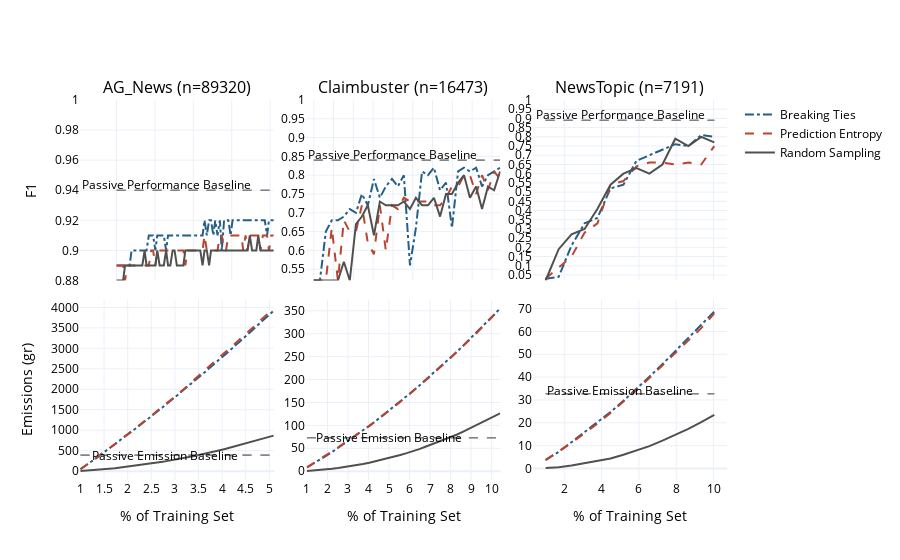
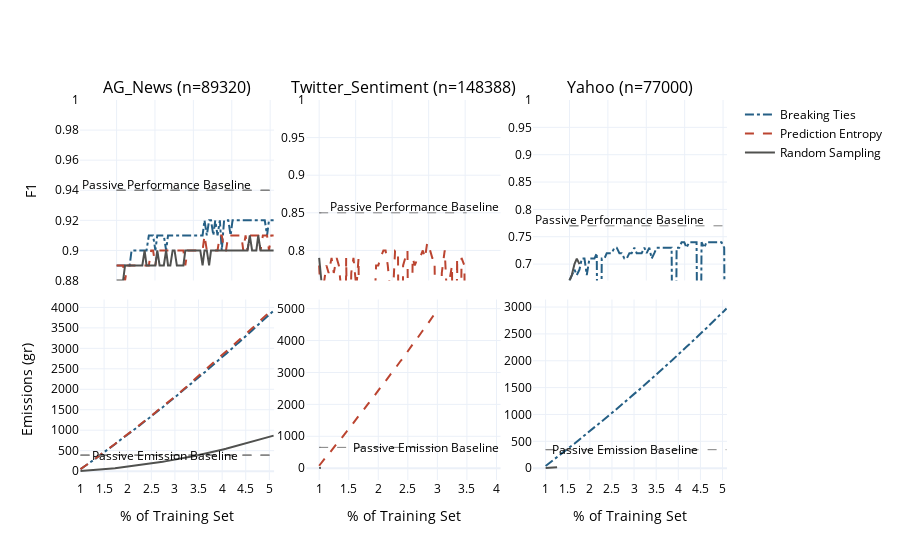

Source (notebook cell) for these figures, in order:
### Code cell
def plot(df:pd.DataFrame, datasets:list, file_name:str, trainsplit:float = .7):
    df = df[df.Data.isin(datasets)]
    df = df[~((df.Data.isin(['AG_News', 'Yahoo'])) & (df.Percent > 5.1))]
    df = df[~((df.Data.isin(['imbd', 'PatientReviews'])) & (df.Percent > 7.1))]
    fig = make_subplots(rows=2, 
                    cols=df.Data.unique().shape[0],
                    specs=[[{} for x in range(df.Data.unique().shape[0])],[{} for x in range(df.Data.unique().shape[0])]],
                    horizontal_spacing=.05,
                    vertical_spacing=.05,
                    subplot_titles=[f"{name} (n={int(data_group.Dataset_size.to_list()[0] * trainsplit)})" for name, data_group in df.groupby('Data') if name in datasets]
                   )
    fig.update_layout(template='plotly_white')
    y_title = True
    showlegend = True
    shapes = []
    add_shape = True
    for idx, (name, data_group) in enumerate(df.groupby('Data')):
        try:
            baseline_df = pd.read_csv('PATH/ActiveVisualsBaseline.csv')
            baseline_df = baseline_df[baseline_df.Data == name]
            f1_baseline = baseline_df[baseline_df.Data == name].F1.values[0]
            emissions_baseline = baseline_df[baseline_df.Data == name].Train_energy.values[0] * emission_rate
            add_shape = True
        except Exception as e:
            add_shape = False
        for query, query_group in data_group.groupby('Query'):
            fig.add_trace(go.Scatter(x=query_group.Percent, y=query_group.F1, name=query, showlegend=showlegend,
                        line = dict(color=color_dct[query], width=2, dash=shape_dct[query]), 
                        marker=dict(size=0, opacity=0)), row=1, col=idx+1)
            fig.add_trace(go.Scatter(x=query_group.Percent, y=query_group['Emissions (gr)'].cumsum(), name=query, showlegend=False,
                        line = dict(color=color_dct[query], width=2, dash=shape_dct[query]), 
                        marker=dict(size=0, opacity=0)), row=2, col=idx+1)
            if add_shape:
                shapes.append(dict(type="line", xref=f"x{idx+1}", yref=f"y{idx+1}",
                                x0=1, y0=f1_baseline, 
                                x1=query_group.Percent.max(), y1=f1_baseline, 
                                line_color="gray", 
                                line_width=1, opacity=1, 
                                line_dash="dash"))
                shapes.append(dict(type="line", xref=f"x{idx+1+len(df.groupby('Data'))}", yref=f"y{idx+1+len(df.groupby('Data'))}",
                                x0=1, y0=emissions_baseline, 
                                x1=query_group.Percent.max(), y1=emissions_baseline, 
                                line_color="gray", 
                                line_width=1, opacity=1, 
                                line_dash="dash"))
            upper_bound = min(1, query_group.F1.max()+.3)
            lower_bound = query_group.F1.min()
            range_ = max(math.ceil((upper_bound-lower_bound)/.05) + 1, 10)
            fig.update_xaxes(nticks=10, showticklabels=False,row=1, col=idx+1)
            fig.update_xaxes(title_text='% of Training Set', title_font_color ='black', nticks=10, row=2, col=idx+1)
            if y_title:
                fig.update_yaxes(title_text='F1', title_font_color ='black', range=[lower_bound,upper_bound],nticks=range_, row=1, col=idx+1)
                fig.update_yaxes(title_text='Emissions (gr)', title_font_color ='black', nticks=10, row=2, col=idx+1)
                y_title = False
            else:
                fig.update_yaxes(range=[lower_bound,upper_bound],nticks=range_, row=1, col=idx+1)
                fig.update_yaxes(nticks=10, row=2, col=idx+1)
        fig.add_annotation(x=max(2.3,query_group.Percent.max()//2), y=f1_baseline+(upper_bound-lower_bound)/30,
        text="Passive Performance Baseline",
        xref=f"x{idx+1}", yref=f"y{idx+1}",
        showarrow=False,
        textangle=0,
        align="left",
        font=dict(size=12, color="black"))
        fig.add_annotation(x=max(2.8,query_group.Percent.max()//2), y=emissions_baseline+(upper_bound-lower_bound)*1.3,
        text="Passive Emission Baseline",
        xref=f"x{idx+1+len(df.groupby('Data'))}", yref=f"y{idx+1+len(df.groupby('Data'))}",
        showarrow=False,
        textangle=0,
        align="left",
        font=dict(size=12, color="black"))
        showlegend = False
    fig['layout'].update(shapes=shapes)      
    fig.update_layout(font_color='black')    
    pio.write_image(fig, f'PATH/PNG/Active_Vision_{file_name}.png',scale=10, width=1080, height=650)
    pio.write_image(fig, f'PATH/SVG/Active_Vision_{file_name}.svg',scale=10, width=1080, height=650)
    pio.write_image(fig, f'PATH/JPG/Active_Vision_{file_name}.jpg',scale=10, width=1080, height=650)
    pio.write_image(fig, f'PATH/PDF/Active_Vision_{file_name}.pdf',scale=10, width=1080, height=650)
    fig.write_html(f"PATH/HTML/Active_Vision_{file_name}.html")
    fig.show()
    
    
df = pd.read_csv('/home/sami/READER_REPO/Stats/Data/ActiveLearner/ActiveVisuals.csv')
datasets = ['Liar', 'MedicalAbstracts', 'Go_Emotions', 'imdb', 'Cola','PatientReviews',  'Twitter_Sentiment', 'AG_News','Yahoo'] #
datasets = ['AG_News', 'NewsTopic', 'Claimbuster',]
name = 'Positives'
plot(df = df, datasets=datasets, file_name=name)

### Figure 1 — Plotly figure (JSON) as saved in the notebook; plotly's stock layout.template omitted (floating-point values rounded to 4 significant figures)
{"data": [{"line": {"color": "#255F85", "dash": "dashdot", "width": 2}, "marker": {"opacity": 0, "size": 0}, "name": "Breaking Ties", "showlegend": true, "type": "scatter", "x": [1, 1.06, 1.11, 1.17, 1.22, 1.28, 1.34, 1.39, 1.45, 1.5, 1.56, 1.62, 1.67, 1.73, 1.78, 1.84, 1.9, 1.95, 2.01, 2.06, 2.12, 2.18, 2.23, 2.29, 2.34, 2.4, 2.46, 2.51, 2.57, 2.62, 2.68, 2.74, 2.79, 2.85, 2.9, 2.96, 3.02, 3.07, 3.13, 3.18, 3.24, 3.29, 3.35, 3.41, 3.46, 3.52, 3.57, 3.63, 3.69, 3.74, 3.8, 3.85, 3.91, 3.97, 4.02, 4.08, 4.13, 4.19, 4.25, 4.3, 4.36, 4.41, 4.47, 4.53, 4.58, 4.64, 4.69, 4.75, 4.81, 4.86, 4.92, 4.97, 5.03, 5.09], "xaxis": "x", "y": [0.89, 0.89, 0.89, 0.89, 0.89, 0.89, 0.89, 0.9, 0.9, 0.9, 0.9, 0.9, 0.9, 0.9, 0.9, 0.91, 0.91, 0.91, 0.9, 0.91, 0.91, 0.91, 0.91, 0.9, 0.91, 0.91, 0.91, 0.91, 0.91, 0.91, 0.91, 0.91, 0.91, 0.91, 0.91, 0.91, 0.91, 0.91, 0.91, 0.91, 0.91, 0.92, 0.91, 0.92, 0.92, 0.91, 0.92, 0.91, 0.92, 0.9, 0.92, 0.92, 0.92, 0.91, 0.92, 0.92, 0.92, 0.92, 0.92, 0.92, 0.92, 0.92, 0.92, 0.92, 0.92, 0.92, 0.92, 0.92, 0.92, 0.92, 0.91, 0.92, 0.92, 0.92], "yaxis": "y"}, {"line": {"color": "#255F85", "dash": "dashdot", "width": 2}, "marker": {"opacity": 0, "size": 0}, "name": "Breaking Ties", "showlegend": false, "type": "scatter", "x": [1, 1.06, 1.11, 1.17, 1.22, 1.28, 1.34, 1.39, 1.45, 1.5, 1.56, 1.62, 1.67, 1.73, 1.78, 1.84, 1.9, 1.95, 2.01, 2.06, 2.12, 2.18, 2.23, 2.29, 2.34, 2.4, 2.46, 2.51, 2.57, 2.62, 2.68, 2.74, 2.79, 2.85, 2.9, 2.96, 3.02, 3.07, 3.13, 3.18, 3.24, 3.29, 3.35, 3.41, 3.46, 3.52, 3.57, 3.63, 3.69, 3.74, 3.8, 3.85, 3.91, 3.97, 4.02, 4.08, 4.13, 4.19, 4.25, 4.3, 4.36, 4.41, 4.47, 4.53, 4.58, 4.64, 4.69, 4.75, 4.81, 4.86, 4.92, 4.97, 5.03, 5.09], "xaxis": "x4", "y": [46.42, 91.93, 138.6, 185.0, 231.3, 277.6, 324.1, 371.7, 419.2, 466.1, 513.9, 562.1, 610.1, 658.0, 706.3, 754.4, 803.1, 852.1, 901.4, 950.6, 1001.0, 1051.0, 1102.0, 1153.0, 1203.0, 1253.0, 1304.0, 1355.0, 1405.0, 1457.0, 1509.0, 1560.0, 1612.0, 1665.0, 1718.0, 1770.0, 1823.0, 1876.0, 1929.0, 1983.0, 2037.0, 2090.0, 2145.0, 2199.0, 2254.0, 2309.0, 2364.0, 2418.0, 2473.0, 2529.0, 2584.0, 2641.0, 2696.0, 2753.0, 2809.0, 2865.0, 2922.0, 2980.0, 3036.0, 3094.0, 3151.0, 3209.0, 3266.0, 3324.0, 3384.0, 3442.0, 3502.0, 3561.0, 3621.0, 3680.0, 3741.0, 3801.0, 3861.0, 3921.0], "yaxis": "y4"}, {"line": {"color": "#BB4430", "dash": "dash", "width": 2}, "marker": {"opacity": 0, "size": 0}, "name": "Prediction Entropy", "showlegend": true, "type": "scatter", "x": [1, 1.06, 1.11, 1.17, 1.22, 1.28, 1.34, 1.39, 1.45, 1.5, 1.56, 1.62, 1.67, 1.73, 1.78, 1.84, 1.9, 1.95, 2.01, 2.06, 2.12, 2.18, 2.23, 2.29, 2.34, 2.4, 2.46, 2.51, 2.57, 2.62, 2.68, 2.74, 2.79, 2.85, 2.9, 2.96, 3.02, 3.07, 3.13, 3.18, 3.24, 3.29, 3.35, 3.41, 3.46, 3.52, 3.57, 3.63, 3.69, 3.74, 3.8, 3.85, 3.91, 3.97, 4.02, 4.08, 4.13, 4.19, 4.25, 4.3, 4.36, 4.41, 4.47, 4.53, 4.58, 4.64, 4.69, 4.75, 4.81, 4.86, 4.92, 4.97, 5.03, 5.09], "xaxis": "x", "y": [0.89, 0.89, 0.89, 0.89, 0.88, 0.89, 0.89, 0.89, 0.89, 0.89, 0.89, 0.89, 0.89, 0.89, 0.89, 0.89, 0.9, 0.9, 0.89, 0.9, 0.9, 0.9, 0.9, 0.9, 0.9, 0.9, 0.9, 0.9, 0.9, 0.9, 0.9, 0.9, 0.89, 0.9, 0.9, 0.9, 0.9, 0.9, 0.9, 0.9, 0.9, 0.91, 0.9, 0.9, 0.9, 0.9, 0.9, 0.9, 0.91, 0.91, 0.9, 0.9, 0.91, 0.91, 0.91, 0.91, 0.91, 0.91, 0.91, 0.9, 0.91, 0.9, 0.91, 0.91, 0.91, 0.91, 0.91, 0.9, 0.91, 0.91, 0.91, 0.9, 0.91, 0.91], "yaxis": "y"}, {"line": {"color": "#BB4430", "dash": "dash", "width": 2}, "marker": {"opacity": 0, "size": 0}, "name": "Prediction Entropy", "showlegend": false, "type": "scatter", "x": [1, 1.06, 1.11, 1.17, 1.22, 1.28, 1.34, 1.39, 1.45, 1.5, 1.56, 1.62, 1.67, 1.73, 1.78, 1.84, 1.9, 1.95, 2.01, 2.06, 2.12, 2.18, 2.23, 2.29, 2.34, 2.4, 2.46, 2.51, 2.57, 2.62, 2.68, 2.74, 2.79, 2.85, 2.9, 2.96, 3.02, 3.07, 3.13, 3.18, 3.24, 3.29, 3.35, 3.41, 3.46, 3.52, 3.57, 3.63, 3.69, 3.74, 3.8, 3.85, 3.91, 3.97, 4.02, 4.08, 4.13, 4.19, 4.25, 4.3, 4.36, 4.41, 4.47, 4.53, 4.58, 4.64, 4.69, 4.75, 4.81, 4.86, 4.92, 4.97, 5.03, 5.09], "xaxis": "x4", "y": [46.23, 92.4, 139.0, 184.8, 231.3, 278.5, 325.5, 373.3, 421.4, 469.8, 517.4, 565.9, 614.4, 663.8, 713.0, 762.3, 810.7, 859.4, 909.6, 958.5, 1009.0, 1059.0, 1109.0, 1160.0, 1211.0, 1262.0, 1314.0, 1365.0, 1417.0, 1470.0, 1522.0, 1574.0, 1627.0, 1680.0, 1732.0, 1786.0, 1839.0, 1892.0, 1946.0, 2000.0, 2054.0, 2114.0, 2174.0, 2235.0, 2291.0, 2346.0, 2401.0, 2456.0, 2513.0, 2569.0, 2626.0, 2682.0, 2740.0, 2797.0, 2854.0, 2911.0, 2969.0, 3027.0, 3085.0, 3143.0, 3201.0, 3260.0, 3318.0, 3377.0, 3435.0, 3495.0, 3555.0, 3614.0, 3673.0, 3732.0, 3792.0, 3852.0, 3912.0, 3973.0], "yaxis": "y4"}, {"line": {"color": "#50514f", "dash": "solid", "width": 2}, "marker": {"opacity": 0, "size": 0}, "name": "Random Sampling", "showlegend": true, "type": "scatter", "x": [1, 1.06, 1.11, 1.17, 1.22, 1.28, 1.34, 1.39, 1.45, 1.5, 1.56, 1.62, 1.67, 1.73, 1.78, 1.84, 1.9, 1.95, 2.01, 2.06, 2.12, 2.18, 2.23, 2.29, 2.34, 2.4, 2.46, 2.51, 2.57, 2.62, 2.68, 2.74, 2.79, 2.85, 2.9, 2.96, 3.02, 3.07, 3.13, 3.18, 3.24, 3.29, 3.35, 3.41, 3.46, 3.52, 3.57, 3.63, 3.69, 3.74, 3.8, 3.85, 3.91, 3.97, 4.02, 4.08, 4.13, 4.19, 4.25, 4.3, 4.36, 4.41, 4.47, 4.53, 4.58, 4.64, 4.69, 4.75, 4.81, 4.86, 4.92, 4.97, 5.03, 5.09], "xaxis": "x", "y": [0.88, 0.88, 0.88, 0.88, 0.89, 0.89, 0.89, 0.89, 0.89, 0.89, 0.89, 0.89, 0.89, 0.9, 0.89, 0.89, 0.89, 0.89, 0.89, 0.9, 0.89, 0.89, 0.89, 0.9, 0.89, 0.89, 0.9, 0.9, 0.89, 0.89, 0.89, 0.89, 0.9, 0.9, 0.9, 0.9, 0.9, 0.9, 0.9, 0.9, 0.89, 0.9, 0.9, 0.89, 0.9, 0.9, 0.9, 0.9, 0.9, 0.9, 0.9, 0.9, 0.9, 0.9, 0.9, 0.9, 0.9, 0.9, 0.9, 0.9, 0.9, 0.9, 0.91, 0.9, 0.9, 0.9, 0.91, 0.9, 0.9, 0.9, 0.9, 0.9, 0.9, 0.9], "yaxis": "y"}, {"line": {"color": "#50514f", "dash": "solid", "width": 2}, "marker": {"opacity": 0, "size": 0}, "name": "Random Sampling", "showlegend": false, "type": "scatter", "x": [1, 1.06, 1.11, 1.17, 1.22, 1.28, 1.34, 1.39, 1.45, 1.5, 1.56, 1.62, 1.67, 1.73, 1.78, 1.84, 1.9, 1.95, 2.01, 2.06, 2.12, 2.18, 2.23, 2.29, 2.34, 2.4, 2.46, 2.51, 2.57, 2.62, 2.68, 2.74, 2.79, 2.85, 2.9, 2.96, 3.02, 3.07, 3.13, 3.18, 3.24, 3.29, 3.35, 3.41, 3.46, 3.52, 3.57, 3.63, 3.69, 3.74, 3.8, 3.85, 3.91, 3.97, 4.02, 4.08, 4.13, 4.19, 4.25, 4.3, 4.36, 4.41, 4.47, 4.53, 4.58, 4.64, 4.69, 4.75, 4.81, 4.86, 4.92, 4.97, 5.03, 5.09], "xaxis": "x4", "y": [3.922, 7.965, 12.09, 16.32, 21.16, 25.79, 30.61, 36.06, 41.59, 47.0, 52.88, 59.27, 65.47, 71.57, 78.54, 85.38, 92.65, 100.0, 107.8, 115.5, 123.5, 131.9, 140.4, 149.1, 158.1, 167.4, 176.9, 186.5, 196.7, 206.9, 217.2, 227.7, 238.1, 249.3, 260.5, 272.0, 283.7, 295.5, 307.3, 319.9, 332.4, 345.0, 358.0, 370.9, 384.3, 397.9, 412.0, 426.2, 440.5, 455.1, 469.7, 484.1, 499.2, 514.7, 530.2, 545.7, 562.0, 578.3, 594.8, 611.9, 628.9, 646.2, 663.5, 681.2, 699.0, 717.2, 735.4, 754.0, 772.6, 791.0, 810.1, 829.6, 848.9, 868.3], "yaxis": "y4"}, {"line": {"color": "#255F85", "dash": "dashdot", "width": 2}, "marker": {"opacity": 0, "size": 0}, "name": "Breaking Ties", "showlegend": false, "type": "scatter", "x": [1, 1.31, 1.61, 1.91, 2.22, 2.52, 2.82, 3.13, 3.43, 3.73, 4.04, 4.34, 4.64, 4.95, 5.25, 5.55, 5.86, 6.16, 6.47, 6.77, 7.07, 7.38, 7.68, 7.98, 8.29, 8.59, 8.89, 9.2, 9.5, 9.8, 10.11, 10.41], "xaxis": "x2", "y": [0.52, 0.52, 0.65, 0.68, 0.68, 0.69, 0.71, 0.7, 0.75, 0.72, 0.79, 0.74, 0.77, 0.79, 0.77, 0.8, 0.56, 0.66, 0.81, 0.8, 0.82, 0.76, 0.78, 0.66, 0.81, 0.82, 0.81, 0.82, 0.77, 0.8, 0.81, 0.82], "yaxis": "y2"}, {"line": {"color": "#255F85", "dash": "dashdot", "width": 2}, "marker": {"opacity": 0, "size": 0}, "name": "Breaking Ties", "showlegend": false, "type": "scatter", "x": [1, 1.31, 1.61, 1.91, 2.22, 2.52, 2.82, 3.13, 3.43, 3.73, 4.04, 4.34, 4.64, 4.95, 5.25, 5.55, 5.86, 6.16, 6.47, 6.77, 7.07, 7.38, 7.68, 7.98, 8.29, 8.59, 8.89, 9.2, 9.5, 9.8, 10.11, 10.41], "xaxis": "x5", "y": [8.294, 16.27, 24.3, 32.82, 41.82, 51.09, 60.57, 69.79, 79.29, 88.78, 99.04, 109.1, 119.7, 130.4, 141.1, 152.1, 163.1, 174.8, 186.6, 198.4, 210.7, 222.7, 235.3, 247.8, 259.8, 272.9, 286.2, 300.0, 314.0, 327.6, 341.2, 355.0], "yaxis": "y5"}, {"line": {"color": "#BB4430", "dash": "dash", "width": 2}, "marker": {"opacity": 0, "size": 0}, "name": "Prediction Entropy", "showlegend": false, "type": "scatter", "x": [1, 1.31, 1.61, 1.91, 2.22, 2.52, 2.82, 3.13, 3.43, 3.73, 4.04, 4.34, 4.64, 4.95, 5.25, 5.55, 5.86, 6.16, 6.47, 6.77, 7.07, 7.38, 7.68, 7.98, 8.29, 8.59, 8.89, 9.2, 9.5, 9.8, 10.11, 10.41], "xaxis": "x2", "y": [0.52, 0.52, 0.52, 0.66, 0.52, 0.68, 0.65, 0.65, 0.72, 0.62, 0.59, 0.72, 0.6, 0.72, 0.71, 0.74, 0.73, 0.73, 0.73, 0.73, 0.72, 0.72, 0.74, 0.77, 0.77, 0.8, 0.8, 0.75, 0.8, 0.76, 0.81, 0.79], "yaxis": "y2"}, {"line": {"color": "#BB4430", "dash": "dash", "width": 2}, "marker": {"opacity": 0, "size": 0}, "name": "Prediction Entropy", "showlegend": false, "type": "scatter", "x": [1, 1.31, 1.61, 1.91, 2.22, 2.52, 2.82, 3.13, 3.43, 3.73, 4.04, 4.34, 4.64, 4.95, 5.25, 5.55, 5.86, 6.16, 6.47, 6.77, 7.07, 7.38, 7.68, 7.98, 8.29, 8.59, 8.89, 9.2, 9.5, 9.8, 10.11, 10.41], "xaxis": "x5", "y": [8.329, 16.88, 25.45, 34.03, 43.11, 51.88, 61.19, 70.5, 79.9, 89.13, 98.86, 109.0, 118.8, 129.9, 140.5, 151.5, 162.8, 174.4, 185.7, 197.7, 209.5, 221.4, 234.3, 246.6, 259.2, 271.9, 284.8, 298.2, 312.2, 326.2, 340.0, 353.9], "yaxis": "y5"}, {"line": {"color": "#50514f", "dash": "solid", "width": 2}, "marker": {"opacity": 0, "size": 0}, "name": "Random Sampling", "showlegend": false, "type": "scatter", "x": [1, 1.31, 1.61, 1.91, 2.22, 2.52, 2.82, 3.13, 3.43, 3.73, 4.04, 4.34, 4.64, 4.95, 5.25, 5.55, 5.86, 6.16, 6.47, 6.77, 7.07, 7.38, 7.68, 7.98, 8.29, 8.59, 8.89, 9.2, 9.5, 9.8, 10.11, 10.41], "xaxis": "x2", "y": [0.52, 0.52, 0.52, 0.52, 0.52, 0.57, 0.52, 0.67, 0.69, 0.72, 0.64, 0.73, 0.72, 0.72, 0.72, 0.73, 0.71, 0.74, 0.72, 0.72, 0.74, 0.69, 0.75, 0.75, 0.78, 0.8, 0.74, 0.77, 0.71, 0.77, 0.76, 0.81], "yaxis": "y2"}, {"line": {"color": "#50514f", "dash": "solid", "width": 2}, "marker": {"opacity": 0, "size": 0}, "name": "Random Sampling", "showlegend": false, "type": "scatter", "x": [1, 1.31, 1.61, 1.91, 2.22, 2.52, 2.82, 3.13, 3.43, 3.73, 4.04, 4.34, 4.64, 4.95, 5.25, 5.55, 5.86, 6.16, 6.47, 6.77, 7.07, 7.38, 7.68, 7.98, 8.29, 8.59, 8.89, 9.2, 9.5, 9.8, 10.11, 10.41], "xaxis": "x5", "y": [0.5045, 1.497, 2.423, 3.699, 5.311, 7.079, 8.939, 10.81, 13.29, 15.67, 18.27, 21.44, 24.85, 28.08, 31.52, 35.46, 39.43, 43.46, 48.27, 53.4, 58.41, 63.24, 68.45, 73.93, 79.64, 85.93, 92.46, 98.63, 104.9, 111.8, 118.9, 126.1], "yaxis": "y5"}, {"line": {"color": "#255F85", "dash": "dashdot", "width": 2}, "marker": {"opacity": 0, "size": 0}, "name": "Breaking Ties", "showlegend": false, "type": "scatter", "x": [1, 1.7, 2.39, 3.09, 3.78, 4.48, 5.17, 5.87, 6.56, 7.26, 7.95, 8.65, 9.34, 10.04], "xaxis": "x3", "y": [0.03, 0.04, 0.21, 0.33, 0.36, 0.52, 0.54, 0.67, 0.7, 0.73, 0.76, 0.75, 0.81, 0.8], "yaxis": "y3"}, {"line": {"color": "#255F85", "dash": "dashdot", "width": 2}, "marker": {"opacity": 0, "size": 0}, "name": "Breaking Ties", "showlegend": false, "type": "scatter", "x": [1, 1.7, 2.39, 3.09, 3.78, 4.48, 5.17, 5.87, 6.56, 7.26, 7.95, 8.65, 9.34, 10.04], "xaxis": "x6", "y": [3.744, 7.254, 11.52, 15.86, 20.3, 24.73, 29.63, 34.81, 40.15, 45.64, 51.25, 57.02, 62.61, 68.72], "yaxis": "y6"}, {"line": {"color": "#BB4430", "dash": "dash", "width": 2}, "marker": {"opacity": 0, "size": 0}, "name": "Prediction Entropy", "showlegend": false, "type": "scatter", "x": [1, 1.7, 2.39, 3.09, 3.78, 4.48, 5.17, 5.87, 6.56, 7.26, 7.95, 8.65, 9.34, 10.04], "xaxis": "x3", "y": [0.03, 0.09, 0.15, 0.28, 0.33, 0.54, 0.56, 0.64, 0.66, 0.66, 0.65, 0.66, 0.65, 0.75], "yaxis": "y3"}, {"line": {"color": "#BB4430", "dash": "dash", "width": 2}, "marker": {"opacity": 0, "size": 0}, "name": "Prediction Entropy", "showlegend": false, "type": "scatter", "x": [1, 1.7, 2.39, 3.09, 3.78, 4.48, 5.17, 5.87, 6.56, 7.26, 7.95, 8.65, 9.34, 10.04], "xaxis": "x6", "y": [3.632, 7.32, 11.3, 15.47, 19.66, 24.33, 29.23, 34.29, 39.61, 45.19, 50.65, 55.92, 61.45, 67.92], "yaxis": "y6"}, {"line": {"color": "#50514f", "dash": "solid", "width": 2}, "marker": {"opacity": 0, "size": 0}, "name": "Random Sampling", "showlegend": false, "type": "scatter", "x": [1, 1.7, 2.39, 3.09, 3.78, 4.48, 5.17, 5.87, 6.56, 7.26, 7.95, 8.65, 9.34, 10.04], "xaxis": "x3", "y": [0.02, 0.19, 0.27, 0.3, 0.41, 0.54, 0.6, 0.63, 0.6, 0.65, 0.79, 0.75, 0.8, 0.77], "yaxis": "y3"}, {"line": {"color": "#50514f", "dash": "solid", "width": 2}, "marker": {"opacity": 0, "size": 0}, "name": "Random Sampling", "showlegend": false, "type": "scatter", "x": [1, 1.7, 2.39, 3.09, 3.78, 4.48, 5.17, 5.87, 6.56, 7.26, 7.95, 8.65, 9.34, 10.04], "xaxis": "x6", "y": [0.2222, 0.5438, 1.335, 2.29, 3.363, 4.354, 6.008, 7.811, 9.764, 12.18, 14.66, 17.35, 20.26, 23.47], "yaxis": "y6"}], "layout": {"annotations": [{"font": {"size": 16}, "showarrow": false, "text": "AG_News (n=89320)", "x": 0.15, "xanchor": "center", "xref": "paper", "y": 1, "yanchor": "bottom", "yref": "paper"}, {"font": {"size": 16}, "showarrow": false, "text": "Claimbuster (n=16473)", "x": 0.5, "xanchor": "center", "xref": "paper", "y": 1, "yanchor": "bottom", "yref": "paper"}, {"font": {"size": 16}, "showarrow": false, "text": "NewsTopic (n=7191)", "x": 0.85, "xanchor": "center", "xref": "paper", "y": 1, "yanchor": "bottom", "yref": "paper"}, {"align": "left", "font": {"color": "black", "size": 12}, "showarrow": false, "text": "Passive Performance Baseline", "textangle": 0, "x": 2.3, "xref": "x", "y": 0.944, "yref": "y"}, {"align": "left", "font": {"color": "black", "size": 12}, "showarrow": false, "text": "Passive Emission Baseline", "textangle": 0, "x": 2.8, "xref": "x4", "y": 390.9, "yref": "y4"}, {"align": "left", "font": {"color": "black", "size": 12}, "showarrow": false, "text": "Passive Performance Baseline", "textangle": 0, "x": 5, "xref": "x2", "y": 0.856, "yref": "y2"}, {"align": "left", "font": {"color": "black", "size": 12}, "showarrow": false, "text": "Passive Emission Baseline", "textangle": 0, "x": 5, "xref": "x5", "y": 73.54, "yref": "y5"}, {"align": "left", "font": {"color": "black", "size": 12}, "showarrow": false, "text": "Passive Performance Baseline", "textangle": 0, "x": 5, "xref": "x3", "y": 0.9227, "yref": "y3"}, {"align": "left", "font": {"color": "black", "size": 12}, "showarrow": false, "text": "Passive Emission Baseline", "textangle": 0, "x": 5, "xref": "x6", "y": 33.98, "yref": "y6"}], "font": {"color": "black"}, "shapes": [{"line": {"color": "gray", "dash": "dash", "width": 1}, "opacity": 1, "type": "line", "x0": 1, "x1": 5.09, "xref": "x", "y0": 0.94, "y1": 0.94, "yref": "y"}, {"line": {"color": "gray", "dash": "dash", "width": 1}, "opacity": 1, "type": "line", "x0": 1, "x1": 5.09, "xref": "x4", "y0": 390.8, "y1": 390.8, "yref": "y4"}, {"line": {"color": "gray", "dash": "dash", "width": 1}, "opacity": 1, "type": "line", "x0": 1, "x1": 5.09, "xref": "x", "y0": 0.94, "y1": 0.94, "yref": "y"}, {"line": {"color": "gray", "dash": "dash", "width": 1}, "opacity": 1, "type": "line", "x0": 1, "x1": 5.09, "xref": "x4", "y0": 390.8, "y1": 390.8, "yref": "y4"}, {"line": {"color": "gray", "dash": "dash", "width": 1}, "opacity": 1, "type": "line", "x0": 1, "x1": 5.09, "xref": "x", "y0": 0.94, "y1": 0.94, "yref": "y"}, {"line": {"color": "gray", "dash": "dash", "width": 1}, "opacity": 1, "type": "line", "x0": 1, "x1": 5.09, "xref": "x4", "y0": 390.8, "y1": 390.8, "yref": "y4"}, {"line": {"color": "gray", "dash": "dash", "width": 1}, "opacity": 1, "type": "line", "x0": 1, "x1": 10.41, "xref": "x2", "y0": 0.84, "y1": 0.84, "yref": "y2"}, {"line": {"color": "gray", "dash": "dash", "width": 1}, "opacity": 1, "type": "line", "x0": 1, "x1": 10.41, "xref": "x5", "y0": 72.92, "y1": 72.92, "yref": "y5"}, {"line": {"color": "gray", "dash": "dash", "width": 1}, "opacity": 1, "type": "line", "x0": 1, "x1": 10.41, "xref": "x2", "y0": 0.84, "y1": 0.84, "yref": "y2"}, {"line": {"color": "gray", "dash": "dash", "width": 1}, "opacity": 1, "type": "line", "x0": 1, "x1": 10.41, "xref": "x5", "y0": 72.92, "y1": 72.92, "yref": "y5"}, {"line": {"color": "gray", "dash": "dash", "width": 1}, "opacity": 1, "type": "line", "x0": 1, "x1": 10.41, "xref": "x2", "y0": 0.84, "y1": 0.84, "yref": "y2"}, {"line": {"color": "gray", "dash": "dash", "width": 1}, "opacity": 1, "type": "line", "x0": 1, "x1": 10.41, "xref": "x5", "y0": 72.92, "y1": 72.92, "yref": "y5"}, {"line": {"color": "gray", "dash": "dash", "width": 1}, "opacity": 1, "type": "line", "x0": 1, "x1": 10.04, "xref": "x3", "y0": 0.89, "y1": 0.89, "yref": "y3"}, {"line": {"color": "gray", "dash": "dash", "width": 1}, "opacity": 1, "type": "line", "x0": 1, "x1": 10.04, "xref": "x6", "y0": 32.71, "y1": 32.71, "yref": "y6"}, {"line": {"color": "gray", "dash": "dash", "width": 1}, "opacity": 1, "type": "line", "x0": 1, "x1": 10.04, "xref": "x3", "y0": 0.89, "y1": 0.89, "yref": "y3"}, {"line": {"color": "gray", "dash": "dash", "width": 1}, "opacity": 1, "type": "line", "x0": 1, "x1": 10.04, "xref": "x6", "y0": 32.71, "y1": 32.71, "yref": "y6"}, {"line": {"color": "gray", "dash": "dash", "width": 1}, "opacity": 1, "type": "line", "x0": 1, "x1": 10.04, "xref": "x3", "y0": 0.89, "y1": 0.89, "yref": "y3"}, {"line": {"color": "gray", "dash": "dash", "width": 1}, "opacity": 1, "type": "line", "x0": 1, "x1": 10.04, "xref": "x6", "y0": 32.71, "y1": 32.71, "yref": "y6"}], "xaxis": {"anchor": "y", "domain": [0, 0.3], "nticks": 10, "showticklabels": false}, "xaxis2": {"anchor": "y2", "domain": [0.35, 0.65], "nticks": 10, "showticklabels": false}, "xaxis3": {"anchor": "y3", "domain": [0.7, 1], "nticks": 10, "showticklabels": false}, "xaxis4": {"anchor": "y4", "domain": [0, 0.3], "nticks": 10, "title": {"font": {"color": "black"}, "text": "% of Training Set"}}, "xaxis5": {"anchor": "y5", "domain": [0.35, 0.65], "nticks": 10, "title": {"font": {"color": "black"}, "text": "% of Training Set"}}, "xaxis6": {"anchor": "y6", "domain": [0.7, 1], "nticks": 10, "title": {"font": {"color": "black"}, "text": "% of Training Set"}}, "yaxis": {"anchor": "x", "domain": [0.525, 1], "nticks": 10, "range": [0.88, 1], "title": {"font": {"color": "black"}, "text": "F1"}}, "yaxis2": {"anchor": "x2", "domain": [0.525, 1], "nticks": 11, "range": [0.52, 1]}, "yaxis3": {"anchor": "x3", "domain": [0.525, 1], "nticks": 21, "range": [0.02, 1]}, "yaxis4": {"anchor": "x4", "domain": [0, 0.475], "nticks": 10, "title": {"font": {"color": "black"}, "text": "Emissions (gr)"}}, "yaxis5": {"anchor": "x5", "domain": [0, 0.475], "nticks": 10}, "yaxis6": {"anchor": "x6", "domain": [0, 0.475], "nticks": 10}}}

### Figure 2 — Plotly figure (JSON) as saved in the notebook; plotly's stock layout.template omitted (floating-point values rounded to 4 significant figures)
{"data": [{"line": {"color": "#255F85", "dash": "dashdot", "width": 2}, "marker": {"opacity": 0, "size": 0}, "name": "Breaking Ties", "showlegend": true, "type": "scatter", "x": [1, 1.06, 1.11, 1.17, 1.22, 1.28, 1.34, 1.39, 1.45, 1.5, 1.56, 1.62, 1.67, 1.73, 1.78, 1.84, 1.9, 1.95, 2.01, 2.06, 2.12, 2.18, 2.23, 2.29, 2.34, 2.4, 2.46, 2.51, 2.57, 2.62, 2.68, 2.74, 2.79, 2.85, 2.9, 2.96, 3.02, 3.07, 3.13, 3.18, 3.24, 3.29, 3.35, 3.41, 3.46, 3.52, 3.57, 3.63, 3.69, 3.74, 3.8, 3.85, 3.91, 3.97, 4.02, 4.08, 4.13, 4.19, 4.25, 4.3, 4.36, 4.41, 4.47, 4.53, 4.58, 4.64, 4.69, 4.75, 4.81, 4.86, 4.92, 4.97, 5.03, 5.09], "xaxis": "x", "y": [0.89, 0.89, 0.89, 0.89, 0.89, 0.89, 0.89, 0.9, 0.9, 0.9, 0.9, 0.9, 0.9, 0.9, 0.9, 0.91, 0.91, 0.91, 0.9, 0.91, 0.91, 0.91, 0.91, 0.9, 0.91, 0.91, 0.91, 0.91, 0.91, 0.91, 0.91, 0.91, 0.91, 0.91, 0.91, 0.91, 0.91, 0.91, 0.91, 0.91, 0.91, 0.92, 0.91, 0.92, 0.92, 0.91, 0.92, 0.91, 0.92, 0.9, 0.92, 0.92, 0.92, 0.91, 0.92, 0.92, 0.92, 0.92, 0.92, 0.92, 0.92, 0.92, 0.92, 0.92, 0.92, 0.92, 0.92, 0.92, 0.92, 0.92, 0.91, 0.92, 0.92, 0.92], "yaxis": "y"}, {"line": {"color": "#255F85", "dash": "dashdot", "width": 2}, "marker": {"opacity": 0, "size": 0}, "name": "Breaking Ties", "showlegend": false, "type": "scatter", "x": [1, 1.06, 1.11, 1.17, 1.22, 1.28, 1.34, 1.39, 1.45, 1.5, 1.56, 1.62, 1.67, 1.73, 1.78, 1.84, 1.9, 1.95, 2.01, 2.06, 2.12, 2.18, 2.23, 2.29, 2.34, 2.4, 2.46, 2.51, 2.57, 2.62, 2.68, 2.74, 2.79, 2.85, 2.9, 2.96, 3.02, 3.07, 3.13, 3.18, 3.24, 3.29, 3.35, 3.41, 3.46, 3.52, 3.57, 3.63, 3.69, 3.74, 3.8, 3.85, 3.91, 3.97, 4.02, 4.08, 4.13, 4.19, 4.25, 4.3, 4.36, 4.41, 4.47, 4.53, 4.58, 4.64, 4.69, 4.75, 4.81, 4.86, 4.92, 4.97, 5.03, 5.09], "xaxis": "x4", "y": [46.42, 91.93, 138.6, 185.0, 231.3, 277.6, 324.1, 371.7, 419.2, 466.1, 513.9, 562.1, 610.1, 658.0, 706.3, 754.4, 803.1, 852.1, 901.4, 950.6, 1001.0, 1051.0, 1102.0, 1153.0, 1203.0, 1253.0, 1304.0, 1355.0, 1405.0, 1457.0, 1509.0, 1560.0, 1612.0, 1665.0, 1718.0, 1770.0, 1823.0, 1876.0, 1929.0, 1983.0, 2037.0, 2090.0, 2145.0, 2199.0, 2254.0, 2309.0, 2364.0, 2418.0, 2473.0, 2529.0, 2584.0, 2641.0, 2696.0, 2753.0, 2809.0, 2865.0, 2922.0, 2980.0, 3036.0, 3094.0, 3151.0, 3209.0, 3266.0, 3324.0, 3384.0, 3442.0, 3502.0, 3561.0, 3621.0, 3680.0, 3741.0, 3801.0, 3861.0, 3921.0], "yaxis": "y4"}, {"line": {"color": "#BB4430", "dash": "dash", "width": 2}, "marker": {"opacity": 0, "size": 0}, "name": "Prediction Entropy", "showlegend": true, "type": "scatter", "x": [1, 1.06, 1.11, 1.17, 1.22, 1.28, 1.34, 1.39, 1.45, 1.5, 1.56, 1.62, 1.67, 1.73, 1.78, 1.84, 1.9, 1.95, 2.01, 2.06, 2.12, 2.18, 2.23, 2.29, 2.34, 2.4, 2.46, 2.51, 2.57, 2.62, 2.68, 2.74, 2.79, 2.85, 2.9, 2.96, 3.02, 3.07, 3.13, 3.18, 3.24, 3.29, 3.35, 3.41, 3.46, 3.52, 3.57, 3.63, 3.69, 3.74, 3.8, 3.85, 3.91, 3.97, 4.02, 4.08, 4.13, 4.19, 4.25, 4.3, 4.36, 4.41, 4.47, 4.53, 4.58, 4.64, 4.69, 4.75, 4.81, 4.86, 4.92, 4.97, 5.03, 5.09], "xaxis": "x", "y": [0.89, 0.89, 0.89, 0.89, 0.88, 0.89, 0.89, 0.89, 0.89, 0.89, 0.89, 0.89, 0.89, 0.89, 0.89, 0.89, 0.9, 0.9, 0.89, 0.9, 0.9, 0.9, 0.9, 0.9, 0.9, 0.9, 0.9, 0.9, 0.9, 0.9, 0.9, 0.9, 0.89, 0.9, 0.9, 0.9, 0.9, 0.9, 0.9, 0.9, 0.9, 0.91, 0.9, 0.9, 0.9, 0.9, 0.9, 0.9, 0.91, 0.91, 0.9, 0.9, 0.91, 0.91, 0.91, 0.91, 0.91, 0.91, 0.91, 0.9, 0.91, 0.9, 0.91, 0.91, 0.91, 0.91, 0.91, 0.9, 0.91, 0.91, 0.91, 0.9, 0.91, 0.91], "yaxis": "y"}, {"line": {"color": "#BB4430", "dash": "dash", "width": 2}, "marker": {"opacity": 0, "size": 0}, "name": "Prediction Entropy", "showlegend": false, "type": "scatter", "x": [1, 1.06, 1.11, 1.17, 1.22, 1.28, 1.34, 1.39, 1.45, 1.5, 1.56, 1.62, 1.67, 1.73, 1.78, 1.84, 1.9, 1.95, 2.01, 2.06, 2.12, 2.18, 2.23, 2.29, 2.34, 2.4, 2.46, 2.51, 2.57, 2.62, 2.68, 2.74, 2.79, 2.85, 2.9, 2.96, 3.02, 3.07, 3.13, 3.18, 3.24, 3.29, 3.35, 3.41, 3.46, 3.52, 3.57, 3.63, 3.69, 3.74, 3.8, 3.85, 3.91, 3.97, 4.02, 4.08, 4.13, 4.19, 4.25, 4.3, 4.36, 4.41, 4.47, 4.53, 4.58, 4.64, 4.69, 4.75, 4.81, 4.86, 4.92, 4.97, 5.03, 5.09], "xaxis": "x4", "y": [46.23, 92.4, 139.0, 184.8, 231.3, 278.5, 325.5, 373.3, 421.4, 469.8, 517.4, 565.9, 614.4, 663.8, 713.0, 762.3, 810.7, 859.4, 909.6, 958.5, 1009.0, 1059.0, 1109.0, 1160.0, 1211.0, 1262.0, 1314.0, 1365.0, 1417.0, 1470.0, 1522.0, 1574.0, 1627.0, 1680.0, 1732.0, 1786.0, 1839.0, 1892.0, 1946.0, 2000.0, 2054.0, 2114.0, 2174.0, 2235.0, 2291.0, 2346.0, 2401.0, 2456.0, 2513.0, 2569.0, 2626.0, 2682.0, 2740.0, 2797.0, 2854.0, 2911.0, 2969.0, 3027.0, 3085.0, 3143.0, 3201.0, 3260.0, 3318.0, 3377.0, 3435.0, 3495.0, 3555.0, 3614.0, 3673.0, 3732.0, 3792.0, 3852.0, 3912.0, 3973.0], "yaxis": "y4"}, {"line": {"color": "#50514f", "dash": "solid", "width": 2}, "marker": {"opacity": 0, "size": 0}, "name": "Random Sampling", "showlegend": true, "type": "scatter", "x": [1, 1.06, 1.11, 1.17, 1.22, 1.28, 1.34, 1.39, 1.45, 1.5, 1.56, 1.62, 1.67, 1.73, 1.78, 1.84, 1.9, 1.95, 2.01, 2.06, 2.12, 2.18, 2.23, 2.29, 2.34, 2.4, 2.46, 2.51, 2.57, 2.62, 2.68, 2.74, 2.79, 2.85, 2.9, 2.96, 3.02, 3.07, 3.13, 3.18, 3.24, 3.29, 3.35, 3.41, 3.46, 3.52, 3.57, 3.63, 3.69, 3.74, 3.8, 3.85, 3.91, 3.97, 4.02, 4.08, 4.13, 4.19, 4.25, 4.3, 4.36, 4.41, 4.47, 4.53, 4.58, 4.64, 4.69, 4.75, 4.81, 4.86, 4.92, 4.97, 5.03, 5.09], "xaxis": "x", "y": [0.88, 0.88, 0.88, 0.88, 0.89, 0.89, 0.89, 0.89, 0.89, 0.89, 0.89, 0.89, 0.89, 0.9, 0.89, 0.89, 0.89, 0.89, 0.89, 0.9, 0.89, 0.89, 0.89, 0.9, 0.89, 0.89, 0.9, 0.9, 0.89, 0.89, 0.89, 0.89, 0.9, 0.9, 0.9, 0.9, 0.9, 0.9, 0.9, 0.9, 0.89, 0.9, 0.9, 0.89, 0.9, 0.9, 0.9, 0.9, 0.9, 0.9, 0.9, 0.9, 0.9, 0.9, 0.9, 0.9, 0.9, 0.9, 0.9, 0.9, 0.9, 0.9, 0.91, 0.9, 0.9, 0.9, 0.91, 0.9, 0.9, 0.9, 0.9, 0.9, 0.9, 0.9], "yaxis": "y"}, {"line": {"color": "#50514f", "dash": "solid", "width": 2}, "marker": {"opacity": 0, "size": 0}, "name": "Random Sampling", "showlegend": false, "type": "scatter", "x": [1, 1.06, 1.11, 1.17, 1.22, 1.28, 1.34, 1.39, 1.45, 1.5, 1.56, 1.62, 1.67, 1.73, 1.78, 1.84, 1.9, 1.95, 2.01, 2.06, 2.12, 2.18, 2.23, 2.29, 2.34, 2.4, 2.46, 2.51, 2.57, 2.62, 2.68, 2.74, 2.79, 2.85, 2.9, 2.96, 3.02, 3.07, 3.13, 3.18, 3.24, 3.29, 3.35, 3.41, 3.46, 3.52, 3.57, 3.63, 3.69, 3.74, 3.8, 3.85, 3.91, 3.97, 4.02, 4.08, 4.13, 4.19, 4.25, 4.3, 4.36, 4.41, 4.47, 4.53, 4.58, 4.64, 4.69, 4.75, 4.81, 4.86, 4.92, 4.97, 5.03, 5.09], "xaxis": "x4", "y": [3.922, 7.965, 12.09, 16.32, 21.16, 25.79, 30.61, 36.06, 41.59, 47.0, 52.88, 59.27, 65.47, 71.57, 78.54, 85.38, 92.65, 100.0, 107.8, 115.5, 123.5, 131.9, 140.4, 149.1, 158.1, 167.4, 176.9, 186.5, 196.7, 206.9, 217.2, 227.7, 238.1, 249.3, 260.5, 272.0, 283.7, 295.5, 307.3, 319.9, 332.4, 345.0, 358.0, 370.9, 384.3, 397.9, 412.0, 426.2, 440.5, 455.1, 469.7, 484.1, 499.2, 514.7, 530.2, 545.7, 562.0, 578.3, 594.8, 611.9, 628.9, 646.2, 663.5, 681.2, 699.0, 717.2, 735.4, 754.0, 772.6, 791.0, 810.1, 829.6, 848.9, 868.3], "yaxis": "y4"}, {"line": {"color": "#BB4430", "dash": "dash", "width": 2}, "marker": {"opacity": 0, "size": 0}, "name": "Prediction Entropy", "showlegend": false, "type": "scatter", "x": [1, 1.03, 1.07, 1.1, 1.13, 1.17, 1.2, 1.24, 1.27, 1.3, 1.34, 1.37, 1.4, 1.44, 1.47, 1.51, 1.54, 1.57, 1.61, 1.64, 1.67, 1.71, 1.74, 1.78, 1.81, 1.84, 1.88, 1.91, 1.94, 1.98, 2.01, 2.04, 2.08, 2.11, 2.15, 2.18, 2.21, 2.25, 2.28, 2.31, 2.35, 2.38, 2.42, 2.45, 2.48, 2.52, 2.55, 2.58, 2.62, 2.65, 2.68, 2.72, 2.75, 2.79, 2.82, 2.85, 2.89, 2.92, 2.95, 2.99, 3.02], "xaxis": "x2", "y": [0.78, 0.72, 0.76, 0.78, 0.77, 0.79, 0.77, 0.79, 0.78, 0.75, 0.33, 0.79, 0.59, 0.77, 0.79, 0.75, 0.79, 0.33, 0.76, 0.33, 0.76, 0.73, 0.68, 0.78, 0.78, 0.79, 0.8, 0.8, 0.78, 0.74, 0.74, 0.8, 0.8, 0.33, 0.78, 0.79, 0.8, 0.33, 0.79, 0.78, 0.79, 0.79, 0.8, 0.79, 0.81, 0.8, 0.79, 0.79, 0.71, 0.33, 0.77, 0.8, 0.74, 0.76, 0.78, 0.33, 0.79, 0.33, 0.79, 0.78, 0.33], "yaxis": "y2"}, {"line": {"color": "#BB4430", "dash": "dash", "width": 2}, "marker": {"opacity": 0, "size": 0}, "name": "Prediction Entropy", "showlegend": false, "type": "scatter", "x": [1, 1.03, 1.07, 1.1, 1.13, 1.17, 1.2, 1.24, 1.27, 1.3, 1.34, 1.37, 1.4, 1.44, 1.47, 1.51, 1.54, 1.57, 1.61, 1.64, 1.67, 1.71, 1.74, 1.78, 1.81, 1.84, 1.88, 1.91, 1.94, 1.98, 2.01, 2.04, 2.08, 2.11, 2.15, 2.18, 2.21, 2.25, 2.28, 2.31, 2.35, 2.38, 2.42, 2.45, 2.48, 2.52, 2.55, 2.58, 2.62, 2.65, 2.68, 2.72, 2.75, 2.79, 2.82, 2.85, 2.89, 2.92, 2.95, 2.99, 3.02], "xaxis": "x5", "y": [75.83, 153.0, 229.8, 307.0, 384.4, 461.9, 538.6, 616.1, 694.8, 773.0, 850.2, 928.8, 1007.0, 1085.0, 1163.0, 1242.0, 1322.0, 1402.0, 1482.0, 1561.0, 1641.0, 1721.0, 1802.0, 1882.0, 1963.0, 2044.0, 2126.0, 2207.0, 2289.0, 2370.0, 2453.0, 2535.0, 2617.0, 2700.0, 2784.0, 2867.0, 2949.0, 3033.0, 3116.0, 3200.0, 3283.0, 3367.0, 3452.0, 3536.0, 3621.0, 3706.0, 3791.0, 3876.0, 3962.0, 4049.0, 4134.0, 4221.0, 4307.0, 4394.0, 4480.0, 4567.0, 4655.0, 4742.0, 4829.0, 4916.0, 5004.0], "yaxis": "y5"}, {"line": {"color": "#50514f", "dash": "solid", "width": 2}, "marker": {"opacity": 0, "size": 0}, "name": "Random Sampling", "showlegend": false, "type": "scatter", "x": [1, 1.03], "xaxis": "x2", "y": [0.79, 0.76], "yaxis": "y2"}, {"line": {"color": "#50514f", "dash": "solid", "width": 2}, "marker": {"opacity": 0, "size": 0}, "name": "Random Sampling", "showlegend": false, "type": "scatter", "x": [1, 1.03], "xaxis": "x5", "y": [6.193, 12.66], "yaxis": "y5"}, {"line": {"color": "#255F85", "dash": "dashdot", "width": 2}, "marker": {"opacity": 0, "size": 0}, "name": "Breaking Ties", "showlegend": false, "type": "scatter", "x": [1, 1.06, 1.13, 1.19, 1.26, 1.32, 1.39, 1.45, 1.52, 1.58, 1.65, 1.71, 1.78, 1.84, 1.91, 1.97, 2.04, 2.1, 2.17, 2.23, 2.3, 2.36, 2.43, 2.49, 2.56, 2.62, 2.69, 2.75, 2.82, 2.88, 2.95, 3.01, 3.08, 3.14, 3.21, 3.27, 3.34, 3.4, 3.47, 3.53, 3.6, 3.66, 3.73, 3.79, 3.86, 3.92, 3.99, 4.05, 4.12, 4.18, 4.25, 4.31, 4.38, 4.44, 4.51, 4.57, 4.64, 4.7, 4.77, 4.83, 4.9, 4.96, 5.03, 5.09], "xaxis": "x3", "y": [0.67, 0.68, 0.69, 0.68, 0.69, 0.71, 0.71, 0.68, 0.71, 0.71, 0.71, 0.72, 0.02, 0.71, 0.71, 0.72, 0.72, 0.72, 0.73, 0.73, 0.72, 0.72, 0.71, 0.71, 0.72, 0.72, 0.73, 0.72, 0.72, 0.72, 0.73, 0.72, 0.73, 0.71, 0.72, 0.73, 0.73, 0.73, 0.73, 0.73, 0.73, 0.73, 0.02, 0.73, 0.73, 0.74, 0.74, 0.73, 0.74, 0.74, 0.74, 0.74, 0.1, 0.74, 0.73, 0.74, 0.74, 0.74, 0.74, 0.74, 0.74, 0.74, 0.73, 0.02], "yaxis": "y3"}, {"line": {"color": "#255F85", "dash": "dashdot", "width": 2}, "marker": {"opacity": 0, "size": 0}, "name": "Breaking Ties", "showlegend": false, "type": "scatter", "x": [1, 1.06, 1.13, 1.19, 1.26, 1.32, 1.39, 1.45, 1.52, 1.58, 1.65, 1.71, 1.78, 1.84, 1.91, 1.97, 2.04, 2.1, 2.17, 2.23, 2.3, 2.36, 2.43, 2.49, 2.56, 2.62, 2.69, 2.75, 2.82, 2.88, 2.95, 3.01, 3.08, 3.14, 3.21, 3.27, 3.34, 3.4, 3.47, 3.53, 3.6, 3.66, 3.73, 3.79, 3.86, 3.92, 3.99, 4.05, 4.12, 4.18, 4.25, 4.31, 4.38, 4.44, 4.51, 4.57, 4.64, 4.7, 4.77, 4.83, 4.9, 4.96, 5.03, 5.09], "xaxis": "x6", "y": [40.61, 80.64, 121.6, 162.3, 203.7, 245.1, 286.6, 328.5, 370.9, 413.2, 455.2, 497.8, 540.5, 584.2, 627.9, 671.7, 716.0, 759.4, 802.8, 846.9, 891.2, 935.4, 979.6, 1024.0, 1069.0, 1113.0, 1158.0, 1204.0, 1249.0, 1295.0, 1341.0, 1388.0, 1434.0, 1481.0, 1528.0, 1575.0, 1623.0, 1670.0, 1718.0, 1766.0, 1814.0, 1862.0, 1910.0, 1959.0, 2008.0, 2058.0, 2106.0, 2156.0, 2206.0, 2256.0, 2306.0, 2356.0, 2407.0, 2458.0, 2509.0, 2560.0, 2611.0, 2662.0, 2713.0, 2764.0, 2817.0, 2869.0, 2921.0, 2973.0], "yaxis": "y6"}, {"line": {"color": "#50514f", "dash": "solid", "width": 2}, "marker": {"opacity": 0, "size": 0}, "name": "Random Sampling", "showlegend": false, "type": "scatter", "x": [1, 1.06, 1.13, 1.19, 1.26], "xaxis": "x3", "y": [0.67, 0.68, 0.7, 0.71, 0.7], "yaxis": "y3"}, {"line": {"color": "#50514f", "dash": "solid", "width": 2}, "marker": {"opacity": 0, "size": 0}, "name": "Random Sampling", "showlegend": false, "type": "scatter", "x": [1, 1.06, 1.13, 1.19, 1.26], "xaxis": "x6", "y": [3.272, 6.659, 10.61, 14.77, 18.93], "yaxis": "y6"}], "layout": {"annotations": [{"font": {"size": 16}, "showarrow": false, "text": "AG_News (n=89320)", "x": 0.15, "xanchor": "center", "xref": "paper", "y": 1, "yanchor": "bottom", "yref": "paper"}, {"font": {"size": 16}, "showarrow": false, "text": "Twitter_Sentiment (n=148388)", "x": 0.5, "xanchor": "center", "xref": "paper", "y": 1, "yanchor": "bottom", "yref": "paper"}, {"font": {"size": 16}, "showarrow": false, "text": "Yahoo (n=77000)", "x": 0.85, "xanchor": "center", "xref": "paper", "y": 1, "yanchor": "bottom", "yref": "paper"}, {"align": "left", "font": {"color": "black", "size": 12}, "showarrow": false, "text": "Passive Performance Baseline", "textangle": 0, "x": 2.3, "xref": "x", "y": 0.944, "yref": "y"}, {"align": "left", "font": {"color": "black", "size": 12}, "showarrow": false, "text": "Passive Emission Baseline", "textangle": 0, "x": 2.8, "xref": "x4", "y": 390.9, "yref": "y4"}, {"align": "left", "font": {"color": "black", "size": 12}, "showarrow": false, "text": "Passive Performance Baseline", "textangle": 0, "x": 2.3, "xref": "x2", "y": 0.858, "yref": "y2"}, {"align": "left", "font": {"color": "black", "size": 12}, "showarrow": false, "text": "Passive Emission Baseline", "textangle": 0, "x": 2.8, "xref": "x5", "y": 652.3, "yref": "y5"}, {"align": "left", "font": {"color": "black", "size": 12}, "showarrow": false, "text": "Passive Performance Baseline", "textangle": 0, "x": 2.3, "xref": "x3", "y": 0.781, "yref": "y3"}, {"align": "left", "font": {"color": "black", "size": 12}, "showarrow": false, "text": "Passive Emission Baseline", "textangle": 0, "x": 2.8, "xref": "x6", "y": 344.4, "yref": "y6"}], "font": {"color": "black"}, "shapes": [{"line": {"color": "gray", "dash": "dash", "width": 1}, "opacity": 1, "type": "line", "x0": 1, "x1": 5.09, "xref": "x", "y0": 0.94, "y1": 0.94, "yref": "y"}, {"line": {"color": "gray", "dash": "dash", "width": 1}, "opacity": 1, "type": "line", "x0": 1, "x1": 5.09, "xref": "x4", "y0": 390.8, "y1": 390.8, "yref": "y4"}, {"line": {"color": "gray", "dash": "dash", "width": 1}, "opacity": 1, "type": "line", "x0": 1, "x1": 5.09, "xref": "x", "y0": 0.94, "y1": 0.94, "yref": "y"}, {"line": {"color": "gray", "dash": "dash", "width": 1}, "opacity": 1, "type": "line", "x0": 1, "x1": 5.09, "xref": "x4", "y0": 390.8, "y1": 390.8, "yref": "y4"}, {"line": {"color": "gray", "dash": "dash", "width": 1}, "opacity": 1, "type": "line", "x0": 1, "x1": 5.09, "xref": "x", "y0": 0.94, "y1": 0.94, "yref": "y"}, {"line": {"color": "gray", "dash": "dash", "width": 1}, "opacity": 1, "type": "line", "x0": 1, "x1": 5.09, "xref": "x4", "y0": 390.8, "y1": 390.8, "yref": "y4"}, {"line": {"color": "gray", "dash": "dash", "width": 1}, "opacity": 1, "type": "line", "x0": 1, "x1": 3.02, "xref": "x2", "y0": 0.85, "y1": 0.85, "yref": "y2"}, {"line": {"color": "gray", "dash": "dash", "width": 1}, "opacity": 1, "type": "line", "x0": 1, "x1": 3.02, "xref": "x5", "y0": 652.0, "y1": 652.0, "yref": "y5"}, {"line": {"color": "gray", "dash": "dash", "width": 1}, "opacity": 1, "type": "line", "x0": 1, "x1": 1.03, "xref": "x2", "y0": 0.85, "y1": 0.85, "yref": "y2"}, {"line": {"color": "gray", "dash": "dash", "width": 1}, "opacity": 1, "type": "line", "x0": 1, "x1": 1.03, "xref": "x5", "y0": 652.0, "y1": 652.0, "yref": "y5"}, {"line": {"color": "gray", "dash": "dash", "width": 1}, "opacity": 1, "type": "line", "x0": 1, "x1": 5.09, "xref": "x3", "y0": 0.77, "y1": 0.77, "yref": "y3"}, {"line": {"color": "gray", "dash": "dash", "width": 1}, "opacity": 1, "type": "line", "x0": 1, "x1": 5.09, "xref": "x6", "y0": 344.0, "y1": 344.0, "yref": "y6"}, {"line": {"color": "gray", "dash": "dash", "width": 1}, "opacity": 1, "type": "line", "x0": 1, "x1": 1.26, "xref": "x3", "y0": 0.77, "y1": 0.77, "yref": "y3"}, {"line": {"color": "gray", "dash": "dash", "width": 1}, "opacity": 1, "type": "line", "x0": 1, "x1": 1.26, "xref": "x6", "y0": 344.0, "y1": 344.0, "yref": "y6"}], "xaxis": {"anchor": "y", "domain": [0, 0.3], "nticks": 10, "showticklabels": false}, "xaxis2": {"anchor": "y2", "domain": [0.35, 0.65], "nticks": 10, "showticklabels": false}, "xaxis3": {"anchor": "y3", "domain": [0.7, 1], "nticks": 10, "showticklabels": false}, "xaxis4": {"anchor": "y4", "domain": [0, 0.3], "nticks": 10, "title": {"font": {"color": "black"}, "text": "% of Training Set"}}, "xaxis5": {"anchor": "y5", "domain": [0.35, 0.65], "nticks": 10, "title": {"font": {"color": "black"}, "text": "% of Training Set"}}, "xaxis6": {"anchor": "y6", "domain": [0.7, 1], "nticks": 10, "title": {"font": {"color": "black"}, "text": "% of Training Set"}}, "yaxis": {"anchor": "x", "domain": [0.525, 1], "nticks": 10, "range": [0.88, 1], "title": {"font": {"color": "black"}, "text": "F1"}}, "yaxis2": {"anchor": "x2", "domain": [0.525, 1], "nticks": 10, "range": [0.76, 1]}, "yaxis3": {"anchor": "x3", "domain": [0.525, 1], "nticks": 10, "range": [0.67, 1]}, "yaxis4": {"anchor": "x4", "domain": [0, 0.475], "nticks": 10, "title": {"font": {"color": "black"}, "text": "Emissions (gr)"}}, "yaxis5": {"anchor": "x5", "domain": [0, 0.475], "nticks": 10}, "yaxis6": {"anchor": "x6", "domain": [0, 0.475], "nticks": 10}}}
